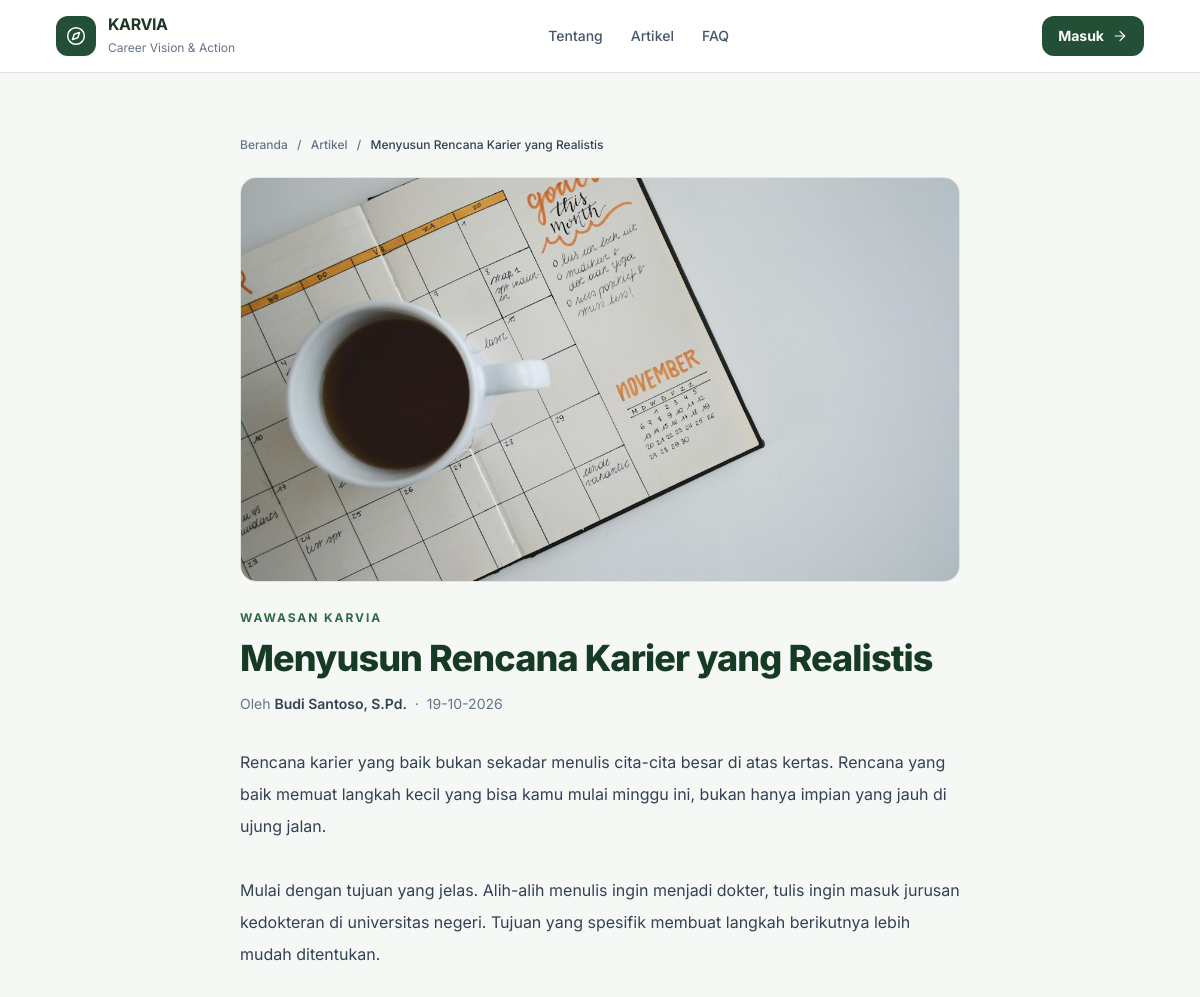
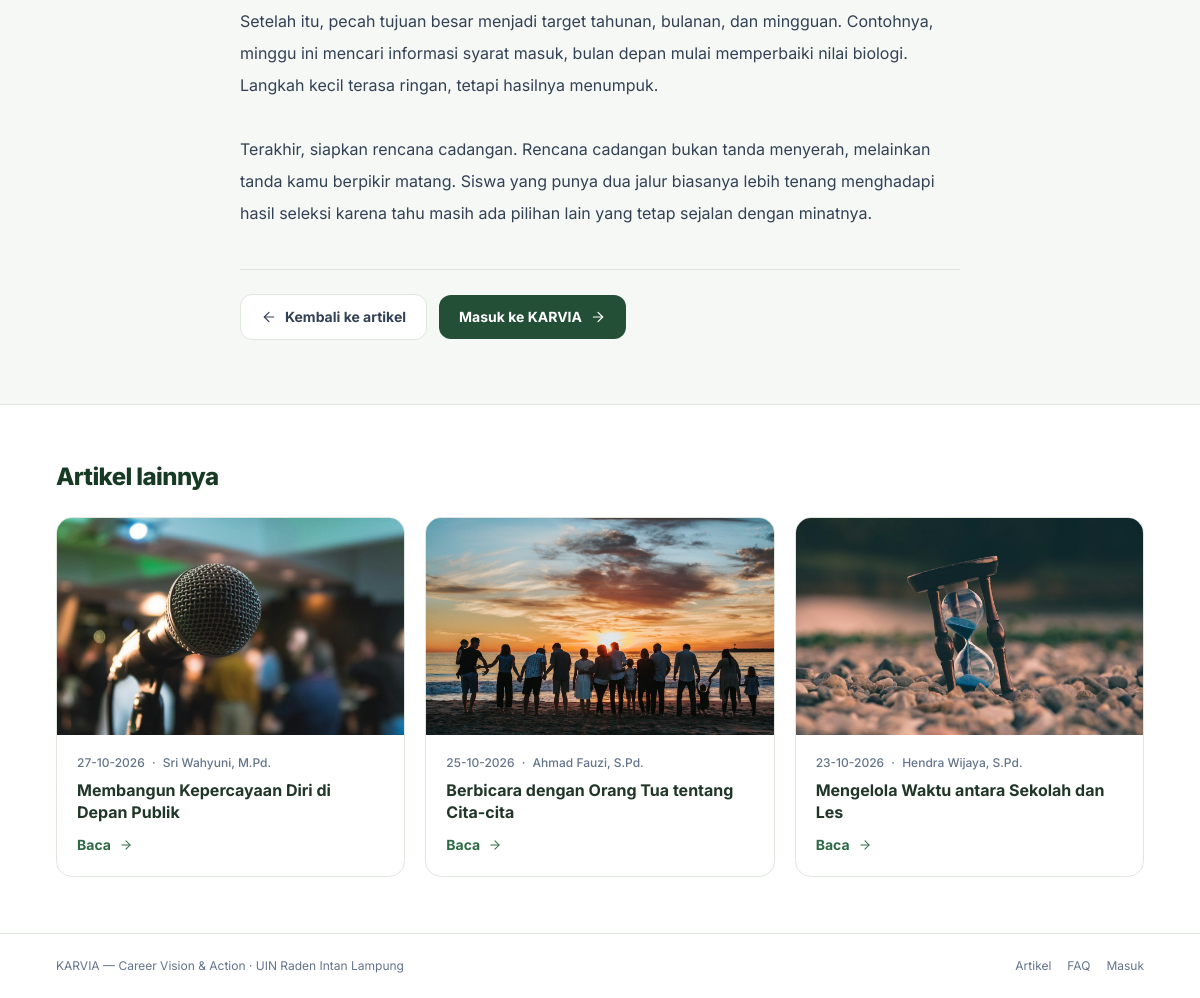
Screenshot of /artikel.php?id=2 with the database file from the repository (2 pictures, top to bottom).
### tables this page shows
CREATE TABLE `artikel` (
  `id` BIGINT UNSIGNED NOT NULL AUTO_INCREMENT,
  `guru_id` BIGINT UNSIGNED NOT NULL,
  `nama_penulis` VARCHAR(150) NOT NULL,
  `judul` VARCHAR(200) NOT NULL,
  `gambar` VARCHAR(255) NOT NULL,
  `isi` MEDIUMTEXT NOT NULL,
  `diterbitkan_pada` DATETIME NOT NULL,
  `diperbarui_pada` DATETIME NULL,
  PRIMARY KEY (`id`),
  KEY `idx_artikel_terbit` (`diterbitkan_pada`),
  KEY `idx_artikel_guru_terbit` (`guru_id`, `diterbitkan_pada`),
  CONSTRAINT `fk_artikel_guru`
    FOREIGN KEY (`guru_id`) REFERENCES `pengguna` (`id`)
    ON DELETE RESTRICT
);

### artikel.php (the view, shortened to what this page needs)
<?php
require_once __DIR__ . '/includes/function.php';
$id = filter_input(INPUT_GET, 'id', FILTER_VALIDATE_INT);
$stmt = db()->prepare('SELECT id, judul, gambar, isi, nama_penulis, diterbitkan_pada FROM artikel WHERE id = :id LIMIT 1');
$stmt->execute(['id' => $id]);
$artikel = $stmt->fetch();
try {
    $stmt_lain = db()->prepare('SELECT id, judul, gambar, nama_penulis, diterbitkan_pada FROM artikel WHERE id <> :id ORDER BY diterbitkan_pada DESC LIMIT 3');
    $stmt_lain->execute(['id' => $id]);
    $artikel_lain = $stmt_lain->fetchAll();
} catch (PDOException $kesalahan) {
    error_log('KARVIA: artikel lain gagal dimuat: ' . $kesalahan->getMessage());
    $artikel_lain = [];
}
$gambar_url = url('uploads/artikel/' . rawurlencode($artikel['gambar']));
?>
<!doctype html>
<html lang="id">
<head>
  <script src="https://cdn.tailwindcss.com"></script>
</head>
<body class="flex min-h-screen flex-col bg-[#f6f8f5] text-slate-900 antialiased">
  <header class="sticky top-0 z-40 border-b border-[#dfe6de] bg-white/90 backdrop-blur-xl">
    <div class="mx-auto flex min-h-[72px] max-w-6xl items-center justify-between gap-4 px-4 sm:px-6 lg:px-8">
      <a href="<?= e(url('index.php')) ?>" class="flex shrink-0 items-center gap-3" aria-label="KARVIA, kembali ke beranda">
        <span class="flex h-10 w-10 items-center justify-center rounded-xl bg-[#224f35] text-white shadow-sm"><?php karvia_icon('compass', 'h-5 w-5'); ?></span>
        <span><strong class="block leading-tight tracking-tight text-[#203628]">KARVIA</strong><small class="text-xs text-slate-500">Career Vision &amp; Action</small></span>
      </a>
      <nav class="hidden items-center gap-7 text-sm font-medium text-slate-600 sm:flex" aria-label="Navigasi halaman">
        <a class="transition hover:text-[#224f35]" href="<?= e(url('index.php#tentang')) ?>">Tentang</a>
        <a class="transition hover:text-[#224f35]" href="<?= e(url('index.php#artikel')) ?>">Artikel</a>
        <a class="transition hover:text-[#224f35]" href="<?= e(url('index.php#faq')) ?>">FAQ</a>
      </nav>
      <a href="<?= e(url('login.php')) ?>" class="inline-flex shrink-0 items-center rounded-xl bg-[#224f35] px-4 py-2.5 text-sm font-bold text-white transition hover:bg-[#1d482d] focus:outline-none focus:ring-2 focus:ring-[#2d6a45] focus:ring-offset-2">Masuk <?php karvia_icon('arrow-right', 'ml-2 h-4 w-4'); ?></a>
    </div>
  </header>
  <main id="konten" class="flex-grow">
    <div class="mx-auto max-w-3xl px-4 py-10 sm:px-6 sm:py-16">
      <nav class="mb-6 text-xs font-medium text-slate-500" aria-label="Breadcrumb">
        <a class="hover:text-[#224f35]" href="<?= e(url('index.php')) ?>">Beranda</a>
        <span class="mx-1.5">/</span>
        <a class="hover:text-[#224f35]" href="<?= e(url('index.php#artikel')) ?>">Artikel</a>
        <span class="mx-1.5">/</span>
        <span class="text-slate-700"><?= e($artikel['judul']) ?></span>
      </nav>
      <article>
        <img src="<?= e($gambar_url) ?>" alt="Sampul artikel: <?= e($artikel['judul']) ?>" class="aspect-[16/9] w-full rounded-2xl border border-[#dfe6de] bg-[#eef2ed] object-cover">
        <p class="mt-7 text-xs font-bold uppercase tracking-[.16em] text-[#2d6a45]">Wawasan KARVIA</p>
        <h1 class="mt-3 text-3xl font-extrabold leading-tight tracking-tight text-[#173a24] sm:text-4xl"><?= e($artikel['judul']) ?></h1>
        <p class="mt-4 text-sm text-slate-500">Oleh <span class="font-semibold text-slate-700"><?= e($artikel['nama_penulis']) ?></span> <span class="mx-1">·</span> <?= e(tanggal_id($artikel['diterbitkan_pada'])) ?></p>
        <div class="mt-8 whitespace-pre-line text-base leading-8 text-slate-700"><?= e($artikel['isi']) ?></div>
      </article>
      <div class="mt-10 flex flex-wrap items-center gap-3 border-t border-[#dfe6de] pt-6">
        <a href="<?= e(url('index.php#artikel')) ?>" class="inline-flex items-center gap-2 rounded-xl border border-[#dfe6de] bg-white px-5 py-3 text-sm font-bold text-slate-700 transition hover:border-[#c3d8c8] hover:text-[#224f35]"><?php karvia_icon('arrow-right', 'h-4 w-4 rotate-180'); ?> Kembali ke artikel</a>
        <a href="<?= e(url('login.php')) ?>" class="inline-flex items-center gap-2 rounded-xl bg-[#224f35] px-5 py-3 text-sm font-bold text-white transition hover:bg-[#1d482d]">Masuk ke KARVIA <?php karvia_icon('arrow-right', 'h-4 w-4'); ?></a>
      </div>
    </div>
    <?php if ($artikel_lain): ?>
      <section class="border-t border-[#dfe6de] bg-white" aria-labelledby="judul-lain">
        <div class="mx-auto max-w-6xl px-4 py-14 sm:px-6 lg:px-8">
          <h2 id="judul-lain" class="text-2xl font-extrabold tracking-tight text-[#173a24]">Artikel lainnya</h2>
          <div class="mt-6 grid gap-5 sm:grid-cols-2 lg:grid-cols-3">
            <?php foreach ($artikel_lain as $lain): ?>
              <article class="overflow-hidden rounded-2xl border border-[#dfe6de] bg-white transition hover:border-[#c3d8c8] hover:shadow-md">
                <a href="<?= e(url('artikel.php?id=' . (int) $lain['id'])) ?>" class="block">
                  <img src="<?= e(url('uploads/artikel/' . rawurlencode($lain['gambar']))) ?>" alt="Sampul artikel: <?= e($lain['judul']) ?>" loading="lazy" class="aspect-[16/10] w-full bg-[#eef2ed] object-cover">
                  <div class="p-5">
                    <p class="text-xs font-medium text-slate-500"><?= e(tanggal_id($lain['diterbitkan_pada'])) ?> <span class="mx-1">·</span> <?= e($lain['nama_penulis']) ?></p>
                    <h3 class="mt-2 font-bold leading-snug text-[#203628]"><?= e($lain['judul']) ?></h3>
                    <span class="mt-3 inline-flex items-center gap-2 text-sm font-bold text-[#2d6a45]">Baca <?php karvia_icon('arrow-right', 'h-3.5 w-3.5'); ?></span>
                  </div>
                </a>
              </article>
            <?php endforeach; ?>
          </div>
        </div>
      </section>
    <?php endif; ?>
  </main>
  <footer class="border-t border-[#dfe6de] bg-white">
    <div class="mx-auto flex max-w-6xl flex-col gap-3 px-4 py-6 text-xs text-slate-500 sm:flex-row sm:items-center sm:justify-between sm:px-6 lg:px-8">
      <span>KARVIA — Career Vision &amp; Action · UIN Raden Intan Lampung</span>
      <div class="flex flex-wrap items-center gap-4">
        <a class="hover:text-[#224f35]" href="<?= e(url('index.php#artikel')) ?>">Artikel</a>
        <a class="hover:text-[#224f35]" href="<?= e(url('index.php#faq')) ?>">FAQ</a>
        <a class="hover:text-[#224f35]" href="<?= e(url('login.php')) ?>">Masuk</a>
      </div>
    </div>
  </footer>
</body>
</html>

### includes/function.php (shortened to what this page needs)
<?php
function db(): PDO
{
    static $pdo = null;
    if ($pdo instanceof PDO) {
        return $pdo;
    }
    $dsn = 'mysql:host=' . DB_HOST . ';dbname=' . DB_NAMA . ';charset=utf8mb4';
    try {
        $pdo = new PDO($dsn, DB_USER, DB_PASSWORD, [
            PDO::ATTR_ERRMODE => PDO::ERRMODE_EXCEPTION,
            PDO::ATTR_DEFAULT_FETCH_MODE => PDO::FETCH_ASSOC,
            PDO::ATTR_EMULATE_PREPARES => false,
        ]);
        $pdo->exec("SET time_zone = '+07:00'");
    } catch (PDOException $kesalahan) {
        error_log('KARVIA: koneksi database gagal: ' . $kesalahan->getMessage());
        if (MODE_DEBUG) {
            throw $kesalahan;
        }
        http_response_code(500);
        exit('Aplikasi sedang mengalami kendala. Silakan coba kembali nanti.');
    }
    return $pdo;
}
function e($teks): string
{
    return htmlspecialchars((string) $teks, ENT_QUOTES | ENT_SUBSTITUTE, 'UTF-8');
}
function url(string $path = ''): string
{
    return rtrim(BASE_URL, '/') . '/' . ltrim($path, '/');
}
function tanggal_id(?string $tanggal, bool $dengan_waktu = false): string
{
    $waktu = strtotime($tanggal);
    return date($dengan_waktu ? 'd-m-Y H:i' : 'd-m-Y', $waktu);
}
function karvia_icon(string $name, string $class = 'h-5 w-5'): void
{
    $svg = $icons[$name] ?? $icons['file'];
    echo '<svg aria-hidden="true" class="' . e($class) . '" viewBox="0 0 24 24" fill="none" stroke="currentColor" stroke-width="1.8" stroke-linecap="round" stroke-linejoin="round">' . $svg . '</svg>';
}

### artikel.php (style rules this page uses)
body { font-family:Inter,sans-serif }

### rows the page displays
artikel: judul "Menyusun Rencana Karier yang Realistis", gambar (picture), nama_penulis "Budi Santoso, S.Pd.", diterbitkan_pada "19-10-2026", isi "Rencana karier yang baik bukan sekadar menulis cita-cita besar di atas kertas. Rencana yang baik memuat langkah kecil yang bisa kamu mulai minggu ini, bukan hanya impian yang jauh di ujung jalan. Mulai dengan tujuan yang jelas. Alih-alih menulis ingin menjadi dokter, tulis ingin masuk jurusan kedokteran di universitas negeri. Tujuan yang spesifik membuat langkah berikutnya lebih mudah ditentukan. Setelah itu, pecah tujuan besar menjadi target tahunan, bulanan, dan mingguan. Contohnya, minggu ini mencari informasi syarat masuk, bulan depan mulai memperbaiki nilai biologi. Langkah kecil terasa ringan, tetapi hasilnya menumpuk. Terakhir, siapkan rencana cadangan. Rencana cadangan bukan tanda…"
artikel: gambar (picture), diterbitkan_pada "27-10-2026", nama_penulis "Sri Wahyuni, M.Pd.", judul "Membangun Kepercayaan Diri di Depan Publik"
artikel: gambar (picture), diterbitkan_pada "25-10-2026", nama_penulis "Ahmad Fauzi, S.Pd.", judul "Berbicara dengan Orang Tua tentang Cita-cita"
artikel: gambar (picture), diterbitkan_pada "23-10-2026", nama_penulis "Hendra Wijaya, S.Pd.", judul "Mengelola Waktu antara Sekolah dan Les"
